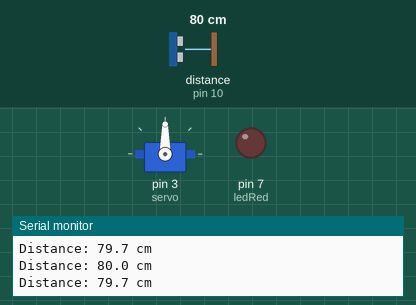
Simulated run of this sketch. Board: Arduino Uno, built with avr-gcc and run on an emulated ATmega328P. Parts: servo, output pins drawn as LEDs (lit = HIGH), the last lines printed to the serial monitor. Wiring (inferred from the names in the program): ultrasonic range finder: trigger pin 9; echo pin 10. Inputs (shaded band) come from the test bench; at power-on: distance to the obstacle (sensor on pin 10) 80 cm. The echo pulse lasts 58.3 µs per cm; pins used as bus, display or sensor lines are not drawn.

Above: at 2.6 s.
2.7 s: distance to the obstacle (sensor on pin 10) set to 97 cm
4.2 s: distance to the obstacle (sensor on pin 10) set to 104 cm
At 4.85 s:
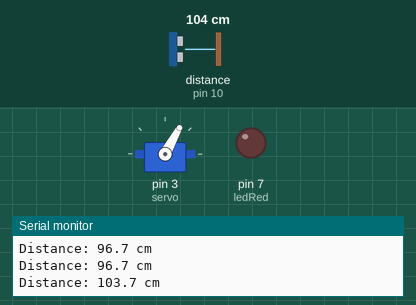
At 6.2 s:
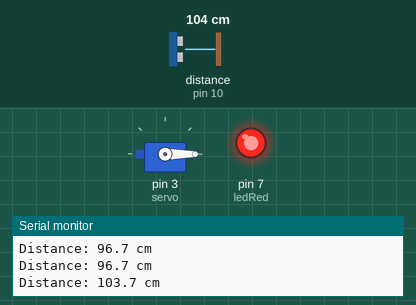
Timing chart, 0 to 7.7 s (numbered marks = the images above; inputs shaded):
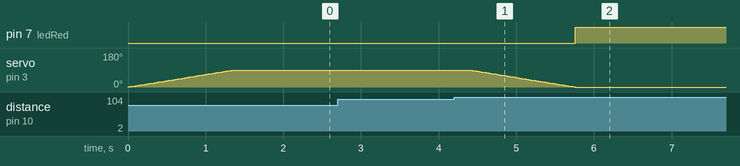

The sketch:

ServoDistanceBarrier.ino
```cpp
#include <Servo.h>

const int trigPin = 9;
const int echoPin = 10;
const int ledRed = 7;
const int ledYellow = 6;
const int ledGreen = 5;
int servoPosition = 0; // Variable to track the servo position
Servo servo;

// Function to obtain the distance measured by the sensor
float obtenerDistancia() {
  // Clear the TRIG pin
  digitalWrite(trigPin, LOW);
  delayMicroseconds(2);

  // Send a pulse on the TRIG
  digitalWrite(trigPin, HIGH);
  delayMicroseconds(10);
  digitalWrite(trigPin, LOW);

  // Calculate the time it takes for the pulse to return
  long duration = pulseIn(echoPin, HIGH);

  // Convert that time into a distance in centimeters (with one decimal)
  float distance = duration * 0.0343 / 2.0;

  return distance;
}

void setup() {
  // Configure the pins
  pinMode(trigPin, OUTPUT);
  pinMode(echoPin, INPUT);
  pinMode(ledRed, OUTPUT);
  // Start serial communication
  Serial.begin(9600);
  servo.attach(3);
  servo.write(0);   // Set to 0 degrees
  servoPosition = 0;
}

// Function to move the servo smoothly to a target position
void moveServoTo(int targetPosition, int delayTime) {
  // Determine the step size based on the target position
  int stepSize = (targetPosition > servoPosition) ? 1 : -1;

  // Move the servo incrementally
  while (servoPosition != targetPosition) {
    servoPosition += stepSize;
    servo.write(servoPosition);
    delay(delayTime); // Delay to control speed
  }
}

void loop()
{
   // Call the function and obtain the distance
  float distance = obtenerDistancia();

  // Display the distance in the serial monitor
  Serial.print("Distance: ");
  Serial.print(distance, 1);
  Serial.println(" cm");

  // Control the servo based on the distance
  if (distance > 400 || distance <= 400 && distance > 100) {
    if(servoPosition == 90){
     digitalWrite(ledGreen, LOW);
     digitalWrite(ledYellow, HIGH);
     moveServoTo(0, 15);    // Move to 0 degrees
     digitalWrite(ledYellow, LOW);
     digitalWrite(ledRed, HIGH);
    } else {digitalWrite(ledRed, HIGH);}
  } else {
    if (servoPosition == 0){
     digitalWrite(ledRed, LOW);
     digitalWrite(ledYellow, HIGH);
     moveServoTo(90, 15);  // Move to 90 degrees
     digitalWrite(ledYellow, LOW);
     digitalWrite(ledGreen, HIGH);
    }
  }

  // Wait a bit before the next measurement
  delay(500);
}
```

Measured:
- the behaviour switches between 100 and 101 cm on distance to the obstacle (sensor on pin 10) (found by bisection; images 0 and 1)
- after the input at 4.2 s, pin 7 (ledRed): LOW → HIGH after 1.6 s; servo on pin 3 (servo): moves from 90° to 0° over 1.4 s, starting after 0.20 s
